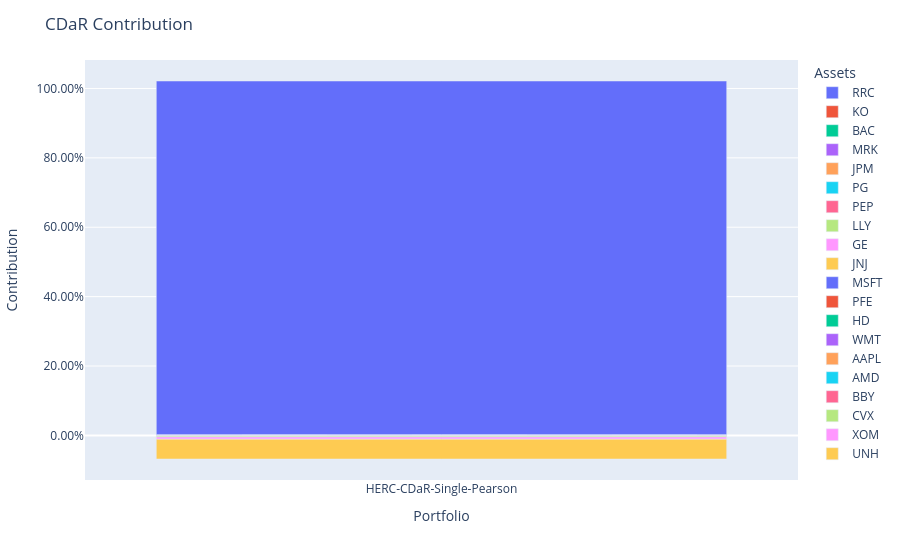

The code cell stored with this chart in its notebook:
### Code cell
ptf2 = model2.predict(X_train)
ptf2.plot_contribution(measure=RiskMeasure.CDAR)

### Figure 1 — Plotly figure (JSON) as saved in the notebook; plotly's stock layout.template omitted (floating-point values rounded to 4 significant figures)
{"data": [{"alignmentgroup": "True", "hovertemplate": "variable=RRC<br>index=%{x}<br>value=%{y}<extra></extra>", "legendgroup": "RRC", "marker": {"color": "#636efa", "pattern": {"shape": ""}}, "name": "RRC", "offsetgroup": "RRC", "orientation": "v", "showlegend": true, "textposition": "auto", "type": "bar", "x": ["HERC-CDaR-Single-Pearson"], "xaxis": "x", "y": [1.021], "yaxis": "y"}, {"alignmentgroup": "True", "hovertemplate": "variable=KO<br>index=%{x}<br>value=%{y}<extra></extra>", "legendgroup": "KO", "marker": {"color": "#EF553B", "pattern": {"shape": ""}}, "name": "KO", "offsetgroup": "KO", "orientation": "v", "showlegend": true, "textposition": "auto", "type": "bar", "x": ["HERC-CDaR-Single-Pearson"], "xaxis": "x", "y": [-2.308e-06], "yaxis": "y"}, {"alignmentgroup": "True", "hovertemplate": "variable=BAC<br>index=%{x}<br>value=%{y}<extra></extra>", "legendgroup": "BAC", "marker": {"color": "#00cc96", "pattern": {"shape": ""}}, "name": "BAC", "offsetgroup": "BAC", "orientation": "v", "showlegend": true, "textposition": "auto", "type": "bar", "x": ["HERC-CDaR-Single-Pearson"], "xaxis": "x", "y": [-3.212e-06], "yaxis": "y"}, {"alignmentgroup": "True", "hovertemplate": "variable=MRK<br>index=%{x}<br>value=%{y}<extra></extra>", "legendgroup": "MRK", "marker": {"color": "#ab63fa", "pattern": {"shape": ""}}, "name": "MRK", "offsetgroup": "MRK", "orientation": "v", "showlegend": true, "textposition": "auto", "type": "bar", "x": ["HERC-CDaR-Single-Pearson"], "xaxis": "x", "y": [-6.655e-06], "yaxis": "y"}, {"alignmentgroup": "True", "hovertemplate": "variable=JPM<br>index=%{x}<br>value=%{y}<extra></extra>", "legendgroup": "JPM", "marker": {"color": "#FFA15A", "pattern": {"shape": ""}}, "name": "JPM", "offsetgroup": "JPM", "orientation": "v", "showlegend": true, "textposition": "auto", "type": "bar", "x": ["HERC-CDaR-Single-Pearson"], "xaxis": "x", "y": [-6.859e-06], "yaxis": "y"}, {"alignmentgroup": "True", "hovertemplate": "variable=PG<br>index=%{x}<br>value=%{y}<extra></extra>", "legendgroup": "PG", "marker": {"color": "#19d3f3", "pattern": {"shape": ""}}, "name": "PG", "offsetgroup": "PG", "orientation": "v", "showlegend": true, "textposition": "auto", "type": "bar", "x": ["HERC-CDaR-Single-Pearson"], "xaxis": "x", "y": [-7.427e-06], "yaxis": "y"}, {"alignmentgroup": "True", "hovertemplate": "variable=PEP<br>index=%{x}<br>value=%{y}<extra></extra>", "legendgroup": "PEP", "marker": {"color": "#FF6692", "pattern": {"shape": ""}}, "name": "PEP", "offsetgroup": "PEP", "orientation": "v", "showlegend": true, "textposition": "auto", "type": "bar", "x": ["HERC-CDaR-Single-Pearson"], "xaxis": "x", "y": [-9.393e-06], "yaxis": "y"}, {"alignmentgroup": "True", "hovertemplate": "variable=LLY<br>index=%{x}<br>value=%{y}<extra></extra>", "legendgroup": "LLY", "marker": {"color": "#B6E880", "pattern": {"shape": ""}}, "name": "LLY", "offsetgroup": "LLY", "orientation": "v", "showlegend": true, "textposition": "auto", "type": "bar", "x": ["HERC-CDaR-Single-Pearson"], "xaxis": "x", "y": [-1.092e-05], "yaxis": "y"}, {"alignmentgroup": "True", "hovertemplate": "variable=GE<br>index=%{x}<br>value=%{y}<extra></extra>", "legendgroup": "GE", "marker": {"color": "#FF97FF", "pattern": {"shape": ""}}, "name": "GE", "offsetgroup": "GE", "orientation": "v", "showlegend": true, "textposition": "auto", "type": "bar", "x": ["HERC-CDaR-Single-Pearson"], "xaxis": "x", "y": [-1.16e-05], "yaxis": "y"}, {"alignmentgroup": "True", "hovertemplate": "variable=JNJ<br>index=%{x}<br>value=%{y}<extra></extra>", "legendgroup": "JNJ", "marker": {"color": "#FECB52", "pattern": {"shape": ""}}, "name": "JNJ", "offsetgroup": "JNJ", "orientation": "v", "showlegend": true, "textposition": "auto", "type": "bar", "x": ["HERC-CDaR-Single-Pearson"], "xaxis": "x", "y": [-1.559e-05], "yaxis": "y"}, {"alignmentgroup": "True", "hovertemplate": "variable=MSFT<br>index=%{x}<br>value=%{y}<extra></extra>", "legendgroup": "MSFT", "marker": {"color": "#636efa", "pattern": {"shape": ""}}, "name": "MSFT", "offsetgroup": "MSFT", "orientation": "v", "showlegend": true, "textposition": "auto", "type": "bar", "x": ["HERC-CDaR-Single-Pearson"], "xaxis": "x", "y": [-1.844e-05], "yaxis": "y"}, {"alignmentgroup": "True", "hovertemplate": "variable=PFE<br>index=%{x}<br>value=%{y}<extra></extra>", "legendgroup": "PFE", "marker": {"color": "#EF553B", "pattern": {"shape": ""}}, "name": "PFE", "offsetgroup": "PFE", "orientation": "v", "showlegend": true, "textposition": "auto", "type": "bar", "x": ["HERC-CDaR-Single-Pearson"], "xaxis": "x", "y": [-1.932e-05], "yaxis": "y"}, {"alignmentgroup": "True", "hovertemplate": "variable=HD<br>index=%{x}<br>value=%{y}<extra></extra>", "legendgroup": "HD", "marker": {"color": "#00cc96", "pattern": {"shape": ""}}, "name": "HD", "offsetgroup": "HD", "orientation": "v", "showlegend": true, "textposition": "auto", "type": "bar", "x": ["HERC-CDaR-Single-Pearson"], "xaxis": "x", "y": [-1.981e-05], "yaxis": "y"}, {"alignmentgroup": "True", "hovertemplate": "variable=WMT<br>index=%{x}<br>value=%{y}<extra></extra>", "legendgroup": "WMT", "marker": {"color": "#ab63fa", "pattern": {"shape": ""}}, "name": "WMT", "offsetgroup": "WMT", "orientation": "v", "showlegend": true, "textposition": "auto", "type": "bar", "x": ["HERC-CDaR-Single-Pearson"], "xaxis": "x", "y": [-3.546e-05], "yaxis": "y"}, {"alignmentgroup": "True", "hovertemplate": "variable=AAPL<br>index=%{x}<br>value=%{y}<extra></extra>", "legendgroup": "AAPL", "marker": {"color": "#FFA15A", "pattern": {"shape": ""}}, "name": "AAPL", "offsetgroup": "AAPL", "orientation": "v", "showlegend": true, "textposition": "auto", "type": "bar", "x": ["HERC-CDaR-Single-Pearson"], "xaxis": "x", "y": [-7.329e-05], "yaxis": "y"}, {"alignmentgroup": "True", "hovertemplate": "variable=AMD<br>index=%{x}<br>value=%{y}<extra></extra>", "legendgroup": "AMD", "marker": {"color": "#19d3f3", "pattern": {"shape": ""}}, "name": "AMD", "offsetgroup": "AMD", "orientation": "v", "showlegend": true, "textposition": "auto", "type": "bar", "x": ["HERC-CDaR-Single-Pearson"], "xaxis": "x", "y": [-0.000672], "yaxis": "y"}, {"alignmentgroup": "True", "hovertemplate": "variable=BBY<br>index=%{x}<br>value=%{y}<extra></extra>", "legendgroup": "BBY", "marker": {"color": "#FF6692", "pattern": {"shape": ""}}, "name": "BBY", "offsetgroup": "BBY", "orientation": "v", "showlegend": true, "textposition": "auto", "type": "bar", "x": ["HERC-CDaR-Single-Pearson"], "xaxis": "x", "y": [-0.0008866], "yaxis": "y"}, {"alignmentgroup": "True", "hovertemplate": "variable=CVX<br>index=%{x}<br>value=%{y}<extra></extra>", "legendgroup": "CVX", "marker": {"color": "#B6E880", "pattern": {"shape": ""}}, "name": "CVX", "offsetgroup": "CVX", "orientation": "v", "showlegend": true, "textposition": "auto", "type": "bar", "x": ["HERC-CDaR-Single-Pearson"], "xaxis": "x", "y": [-0.002627], "yaxis": "y"}, {"alignmentgroup": "True", "hovertemplate": "variable=XOM<br>index=%{x}<br>value=%{y}<extra></extra>", "legendgroup": "XOM", "marker": {"color": "#FF97FF", "pattern": {"shape": ""}}, "name": "XOM", "offsetgroup": "XOM", "orientation": "v", "showlegend": true, "textposition": "auto", "type": "bar", "x": ["HERC-CDaR-Single-Pearson"], "xaxis": "x", "y": [-0.00635], "yaxis": "y"}, {"alignmentgroup": "True", "hovertemplate": "variable=UNH<br>index=%{x}<br>value=%{y}<extra></extra>", "legendgroup": "UNH", "marker": {"color": "#FECB52", "pattern": {"shape": ""}}, "name": "UNH", "offsetgroup": "UNH", "orientation": "v", "showlegend": true, "textposition": "auto", "type": "bar", "x": ["HERC-CDaR-Single-Pearson"], "xaxis": "x", "y": [-0.05718], "yaxis": "y"}], "layout": {"barmode": "relative", "legend": {"title": {"text": "Assets"}, "tracegroupgap": 0}, "margin": {"t": 60}, "title": {"text": "CDaR Contribution"}, "xaxis": {"anchor": "y", "domain": [0, 1], "title": {"text": "Portfolio"}}, "yaxis": {"anchor": "x", "domain": [0, 1], "tickformat": ",.2%", "title": {"text": "Contribution"}}}}
